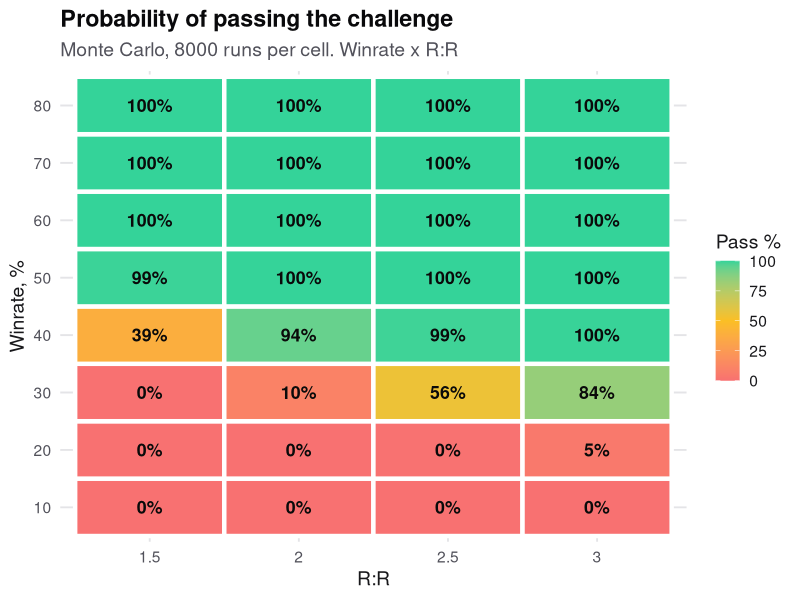
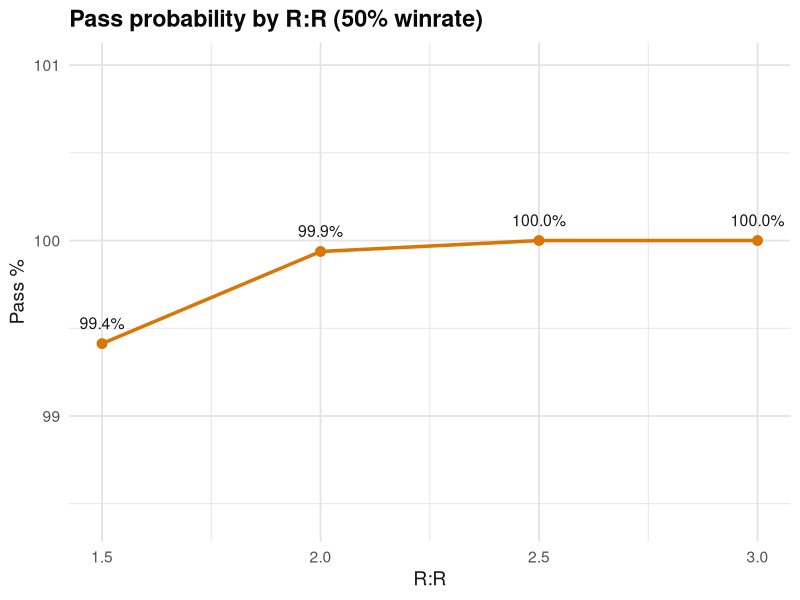
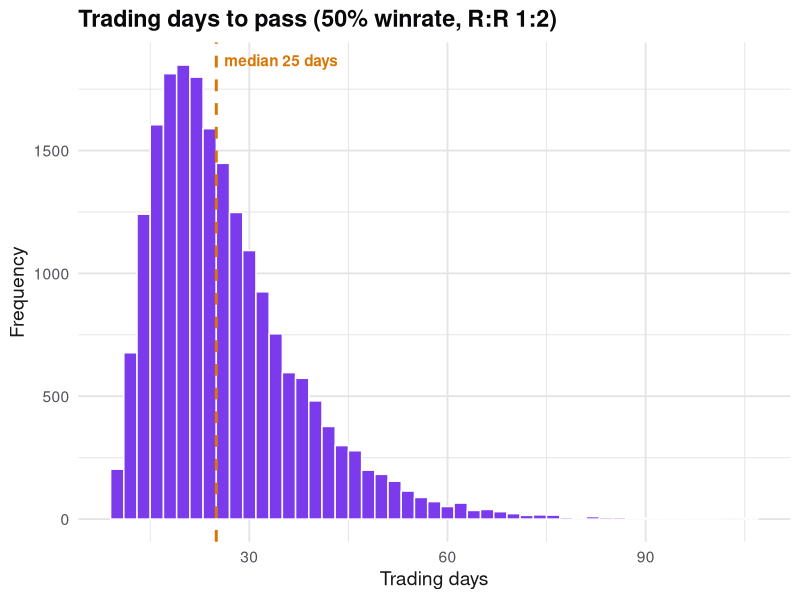
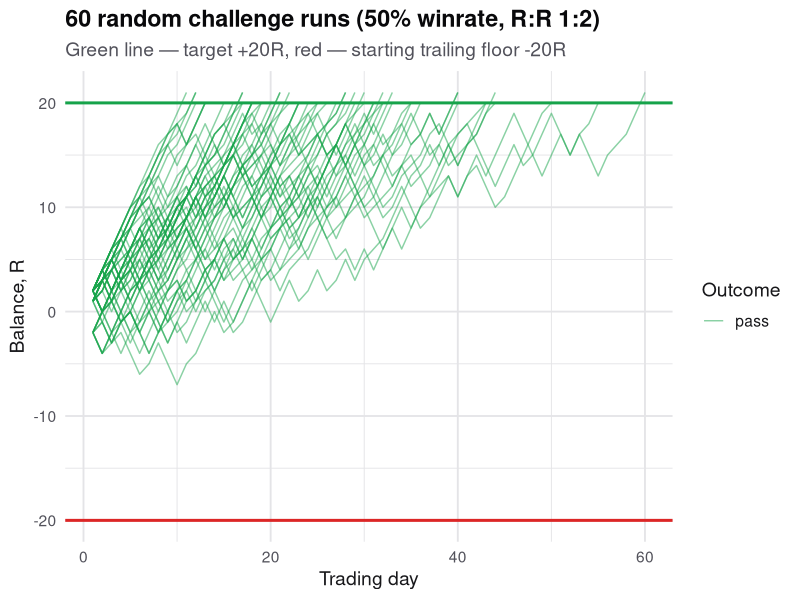

Write R code to recreate these figures, in order.
# Charts for the article "Monte Carlo Method in Trading"
# Light theme: white background, English labels.
suppressWarnings(suppressMessages({
  if (!requireNamespace("ggplot2", quietly = TRUE))
    install.packages("ggplot2", repos = "https://cloud.r-project.org")
  library(ggplot2)
}))
set.seed(42)

OUT <- file.path("..", "public", "images")  # run from scripts/

# --- model engine (same as ftmo_model.R) ---
sim_one <- function(p, b, max_days = 5000, keep_path = FALSE) {
  bal <- 0; max_eod <- 0; sum_pos <- 0; best_day <- 0
  path <- if (keep_path) numeric(max_days) else NULL
  for (d in seq_len(max_days)) {
    floor_lvl <- max(max_eod, 0) - 20
    if (runif(1) < p) day <- b
    else if (runif(1) < p) day <- b - 1
    else day <- -2
    bal <- bal + day
    if (keep_path) path[d] <- bal
    if (bal <= floor_lvl + 1e-9) return(list(res = "bust", days = d, path = if (keep_path) path[1:d] else NULL))
    if (day > 0) { sum_pos <- sum_pos + day; if (day > best_day) best_day <- day }
    if (bal > max_eod) max_eod <- bal
    if (bal >= 20 && best_day <= 0.5 * sum_pos + 1e-9)
      return(list(res = "pass", days = d, path = if (keep_path) path[1:d] else NULL))
  }
  list(res = "timeout", days = max_days, path = if (keep_path) path else NULL)
}
pass_rate <- function(p, b, N) { k <- 0; for (i in seq_len(N)) if (sim_one(p, b)$res == "pass") k <- k + 1; 100 * k / N }

# --- light theme ---
light <- theme_minimal(base_size = 14) + theme(
  plot.background  = element_rect(fill = "#ffffff", color = NA),
  panel.background = element_rect(fill = "#ffffff", color = NA),
  panel.grid       = element_line(color = "#e4e4e7"),
  text             = element_text(color = "#18181b"),
  axis.text        = element_text(color = "#52525b"),
  plot.title       = element_text(color = "#09090b", face = "bold"),
  plot.subtitle    = element_text(color = "#52525b"),
  legend.key       = element_rect(fill = "#ffffff", color = NA)
)
amber <- "#d97706"; green <- "#16a34a"; red <- "#dc2626"; violet <- "#7c3aed"; WHITE <- "#ffffff"

# =====================================================================
# 1) HEATMAP: Pass % across winrate x R:R
# =====================================================================
N_heat <- 8000
ps <- seq(0.1, 0.8, 0.1); bs <- c(1.5, 2, 2.5, 3)
grid <- expand.grid(p = ps, b = bs)
grid$pass <- mapply(function(p, b) pass_rate(p, b, N_heat), grid$p, grid$b)

p_heat <- ggplot(grid, aes(factor(b), factor(p * 100), fill = pass)) +
  geom_tile(color = WHITE, linewidth = 1.5) +
  geom_text(aes(label = sprintf("%.0f%%", pass)), color = "#0a0a0a", fontface = "bold", size = 4.5) +
  scale_fill_gradient2(low = "#f87171", mid = "#fbbf24", high = "#34d399", midpoint = 50,
                       limits = c(0, 100), name = "Pass %") +
  labs(title = "Probability of passing the challenge",
       subtitle = "Monte Carlo, 8000 runs per cell. Winrate x R:R",
       x = "R:R", y = "Winrate, %") + light
ggsave(file.path(OUT, "monte-carlo-trading-heatmap-en.png"), p_heat, width = 8, height = 5, dpi = 130, bg = WHITE)

# =====================================================================
# 2) Pass % by R:R at 50% winrate
# =====================================================================
g1 <- subset(grid, p == 0.5)
p_pass <- ggplot(g1, aes(b, pass)) +
  geom_line(color = amber, linewidth = 1.2) +
  geom_point(color = amber, size = 3) +
  geom_text(aes(label = sprintf("%.1f%%", pass)), vjust = -1.2, color = "#18181b", size = 4) +
  ylim(min(g1$pass) - 1, 101) +
  labs(title = "Pass probability by R:R (50% winrate)", x = "R:R", y = "Pass %") + light
ggsave(file.path(OUT, "monte-carlo-trading-passrate-en.png"), p_pass, width = 8, height = 4.8, dpi = 130, bg = WHITE)

# =====================================================================
# 3) Distribution of trading days to pass (50% / 1:2)
# =====================================================================
N_hist <- 20000; hd <- integer(0)
for (i in seq_len(N_hist)) { r <- sim_one(0.5, 2); if (r$res == "pass") hd <- c(hd, r$days) }
df_h <- data.frame(days = hd)
p_hist <- ggplot(df_h, aes(days)) +
  geom_histogram(binwidth = 2, fill = violet, color = WHITE) +
  geom_vline(xintercept = median(hd), color = amber, linewidth = 1, linetype = "dashed") +
  annotate("text", x = median(hd), y = Inf, label = paste0("  median ", median(hd), " days"),
           hjust = 0, vjust = 2, color = amber, fontface = "bold") +
  labs(title = "Trading days to pass (50% winrate, R:R 1:2)",
       x = "Trading days", y = "Frequency") + light
ggsave(file.path(OUT, "monte-carlo-trading-days-en.png"), p_hist, width = 8, height = 4.8, dpi = 130, bg = WHITE)

# =====================================================================
# 4) Equity curves (50% / 1:2) — hero
# =====================================================================
n_paths <- 60; lst <- list()
for (i in seq_len(n_paths)) {
  r <- sim_one(0.5, 2, keep_path = TRUE)
  lst[[i]] <- data.frame(day = seq_along(r$path), bal = r$path, id = i, res = r$res)
}
df_p <- do.call(rbind, lst)
p_eq <- ggplot(df_p, aes(day, bal, group = id, color = res)) +
  geom_line(alpha = 0.5, linewidth = 0.5) +
  geom_hline(yintercept = 20, color = green, linewidth = 1) +
  geom_hline(yintercept = -20, color = red, linewidth = 1) +
  scale_color_manual(values = c(pass = green, bust = red, timeout = "#a1a1aa"), name = "Outcome") +
  labs(title = "60 random challenge runs (50% winrate, R:R 1:2)",
       subtitle = "Green line — target +20R, red — starting trailing floor -20R",
       x = "Trading day", y = "Balance, R") + light
ggsave(file.path(OUT, "monte-carlo-trading-equity-en.png"), p_eq, width = 8, height = 5, dpi = 130, bg = WHITE)

cat("OK: 4 PNG saved to", normalizePath(OUT), "\n")
